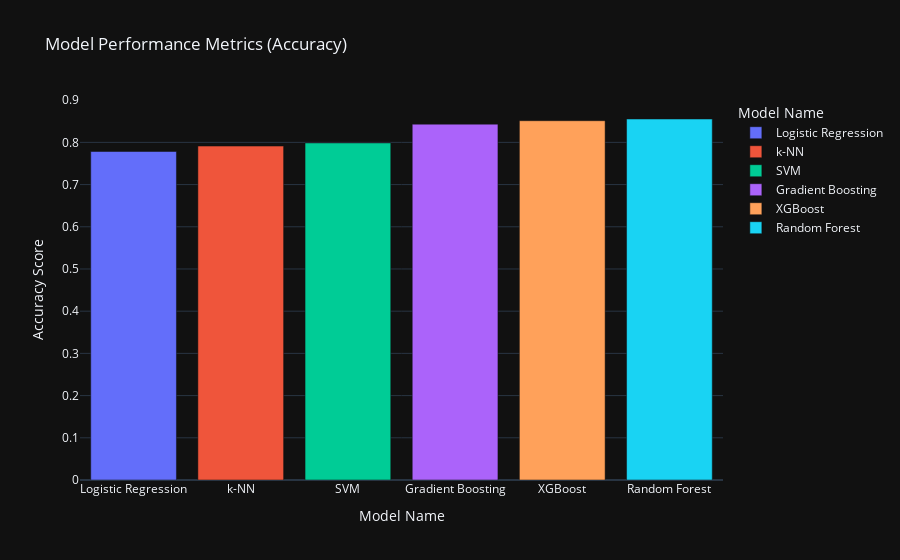

The cell this chart's notebook holds for it:
### Markdown cell above
- The XGBoost is our highest performing model with an accuracy of 0.852027 / **85%**.

- Our top 3 models (Random Forest, XGBoost and Gradient Boosting) are all tree based models, specifically ensemble learning techniques that combine multiple individual trees to improve overall performance and robustness. They reduce overfitting by averaging or boosting the individual trees' predictions. They offer a combination of powerful features that make them robust, accurate, and versatile for classification tasks across a wide range of domains and data characteristics.

### Code cell
# Sort the DataFrame by the 'Accuracy' column in ascending order
metrics_df_sorted = metrics_df.sort_values(by='Accuracy')

# Create the plot
fig = px.bar(metrics_df_sorted, x='Model', y='Accuracy', color='Model',
             title='Model Performance Metrics (Accuracy)',
             template='plotly_dark',
             labels={'Model': 'Model Name', 'Accuracy': 'Accuracy Score'}
            )

# Show the plot
fig.show()

### Figure 1 — Plotly figure (JSON) as saved in the notebook; plotly's stock layout.template omitted (floating-point values rounded to 4 significant figures)
{"data": [{"alignmentgroup": "True", "hovertemplate": "Model Name=%{x}<br>Accuracy Score=%{y}<extra></extra>", "legendgroup": "Logistic Regression", "marker": {"color": "#636efa", "pattern": {"shape": ""}}, "name": "Logistic Regression", "offsetgroup": "Logistic Regression", "orientation": "v", "showlegend": true, "textposition": "auto", "type": "bar", "x": ["Logistic Regression"], "xaxis": "x", "y": [0.7784], "yaxis": "y"}, {"alignmentgroup": "True", "hovertemplate": "Model Name=%{x}<br>Accuracy Score=%{y}<extra></extra>", "legendgroup": "k-NN", "marker": {"color": "#EF553B", "pattern": {"shape": ""}}, "name": "k-NN", "offsetgroup": "k-NN", "orientation": "v", "showlegend": true, "textposition": "auto", "type": "bar", "x": ["k-NN"], "xaxis": "x", "y": [0.7912], "yaxis": "y"}, {"alignmentgroup": "True", "hovertemplate": "Model Name=%{x}<br>Accuracy Score=%{y}<extra></extra>", "legendgroup": "SVM", "marker": {"color": "#00cc96", "pattern": {"shape": ""}}, "name": "SVM", "offsetgroup": "SVM", "orientation": "v", "showlegend": true, "textposition": "auto", "type": "bar", "x": ["SVM"], "xaxis": "x", "y": [0.7986], "yaxis": "y"}, {"alignmentgroup": "True", "hovertemplate": "Model Name=%{x}<br>Accuracy Score=%{y}<extra></extra>", "legendgroup": "Gradient Boosting", "marker": {"color": "#ab63fa", "pattern": {"shape": ""}}, "name": "Gradient Boosting", "offsetgroup": "Gradient Boosting", "orientation": "v", "showlegend": true, "textposition": "auto", "type": "bar", "x": ["Gradient Boosting"], "xaxis": "x", "y": [0.8432], "yaxis": "y"}, {"alignmentgroup": "True", "hovertemplate": "Model Name=%{x}<br>Accuracy Score=%{y}<extra></extra>", "legendgroup": "XGBoost", "marker": {"color": "#FFA15A", "pattern": {"shape": ""}}, "name": "XGBoost", "offsetgroup": "XGBoost", "orientation": "v", "showlegend": true, "textposition": "auto", "type": "bar", "x": ["XGBoost"], "xaxis": "x", "y": [0.8514], "yaxis": "y"}, {"alignmentgroup": "True", "hovertemplate": "Model Name=%{x}<br>Accuracy Score=%{y}<extra></extra>", "legendgroup": "Random Forest", "marker": {"color": "#19d3f3", "pattern": {"shape": ""}}, "name": "Random Forest", "offsetgroup": "Random Forest", "orientation": "v", "showlegend": true, "textposition": "auto", "type": "bar", "x": ["Random Forest"], "xaxis": "x", "y": [0.8554], "yaxis": "y"}], "layout": {"barmode": "relative", "legend": {"title": {"text": "Model Name"}, "tracegroupgap": 0}, "title": {"text": "Model Performance Metrics (Accuracy)"}, "xaxis": {"anchor": "y", "categoryarray": ["Logistic Regression", "k-NN", "SVM", "Gradient Boosting", "XGBoost", "Random Forest"], "categoryorder": "array", "domain": [0, 1], "title": {"text": "Model Name"}}, "yaxis": {"anchor": "x", "domain": [0, 1], "title": {"text": "Accuracy Score"}}}}
